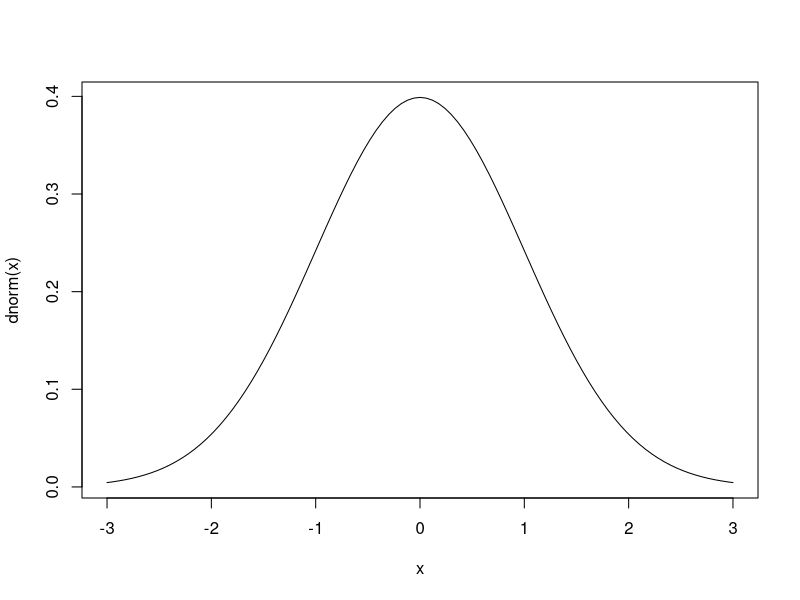
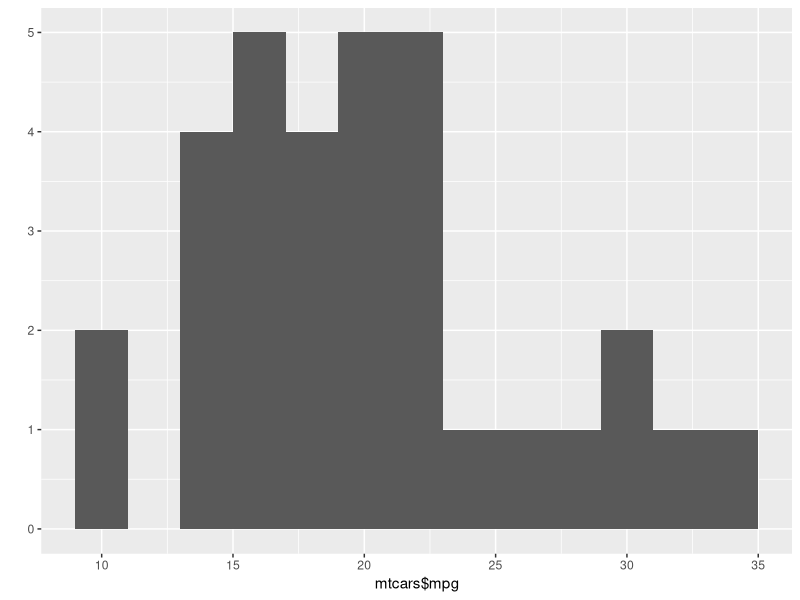
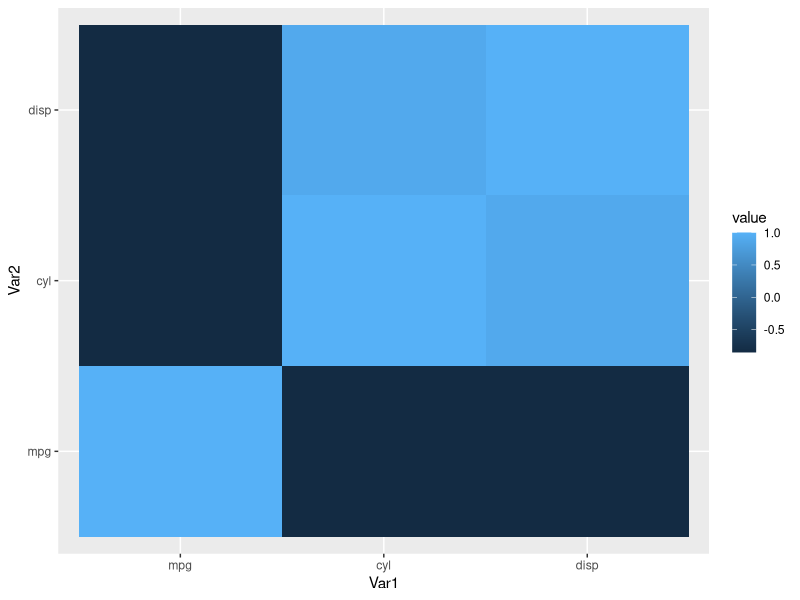
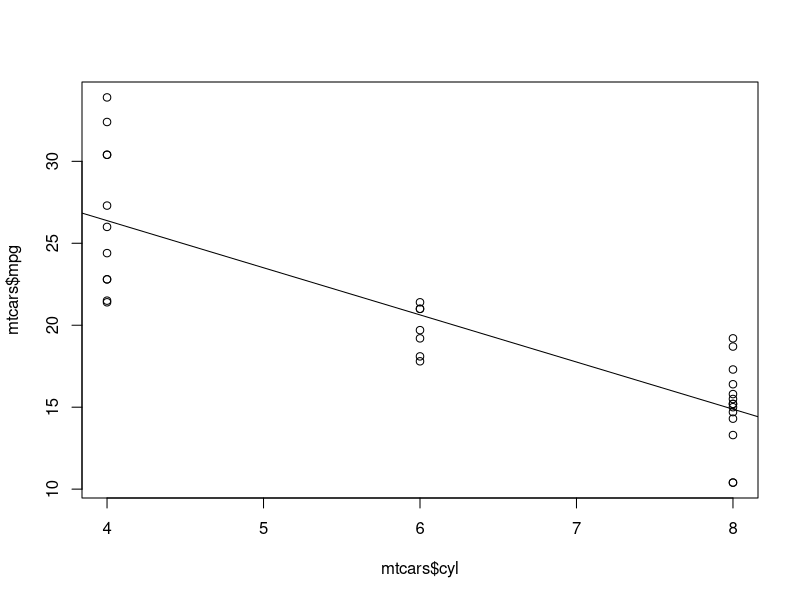
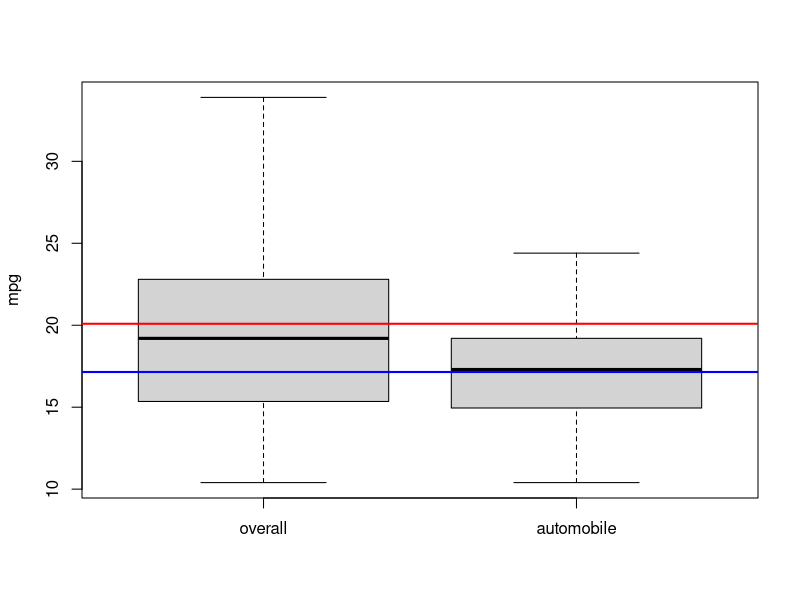
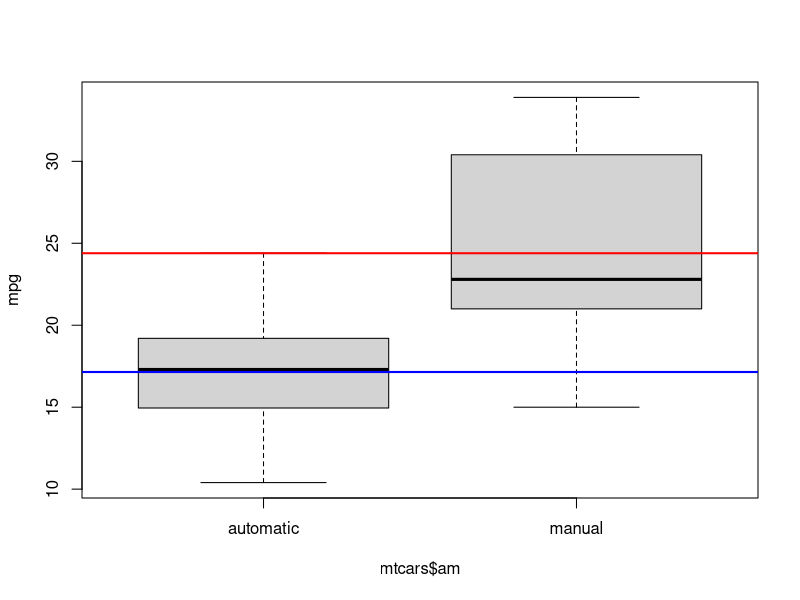

Recreate these plots in R, in order.
sample(1:10)
sample(1:10, size = 5)
sample(c(0, 1), 10, replace = TRUE)

dnorm(0)

dnorm(0, mean = 3, sd = 5) # its sum mean 3 and deviation 5 near by
curve(dnorm, -3, 3)
pnorm(1.5)

str(mtcars)
data(mtcars)
range(mtcars$mpg)
length(mtcars$mpg)
mean(mtcars$mpg)
median(mtcars$mpg)
var(mtcars$mpg)
sd(mtcars$mpg)
IQR(mtcars$mpg)
quantile(mtcars$mpg, 0.67)
max(mtcars$mpg)
min(mtcars$mpg)

summary(mtcars)
table(mtcars$cyl)

library(ggplot2)
qplot(mtcars$mpg, binwidth = 2)

mtcars[1:3]
cov(mtcars[1:3])
cor(mtcars[1:3])

library(reshape2)
?melt
qplot(x = Var1, y = Var2, data = melt(cor(mtcars[1:3])), fill = value, geom = "tile")

mtcars

lmfit = lm(mtcars$mpg ~ mtcars$cyl) # to fit into linear model
lmfit
summary(lmfit)

anova(lmfit) # to analysis, use anova function

plot(mtcars$cyl, mtcars$mpg)
abline(lmfit)

# binomal test
binom.test(x = 92, n = 315, p = 1 / 6)

#student t test
boxplot(mtcars$mpg, mtcars$mpg[mtcars$am == 0], ylab = "mpg", names = c("overall", "automobile"))
abline(h = mean(mtcars$mpg), lwd = 2, col = "red")
abline(h = mean(mtcars$mpg[mtcars$am == 0]), lwd = 2, col = "blue")

mpg.mu = mean(mtcars$mpg)
mpg_am = mtcars$mpg[mtcars$am == 0]
t.test(mpg_am, mu = mpg.mu)

boxplot(mtcars$mpg ~ mtcars$am, ylab = 'mpg', names = c('automatic', 'manual'))
abline(h = mean(mtcars$mpg[mtcars$am == 0]), lwd = 2, col = "blue")
abline(h = mean(mtcars$mpg[mtcars$am == 1]), lwd = 2, col = "red")

t.test(mtcars$mpg ~ mtcars$am)